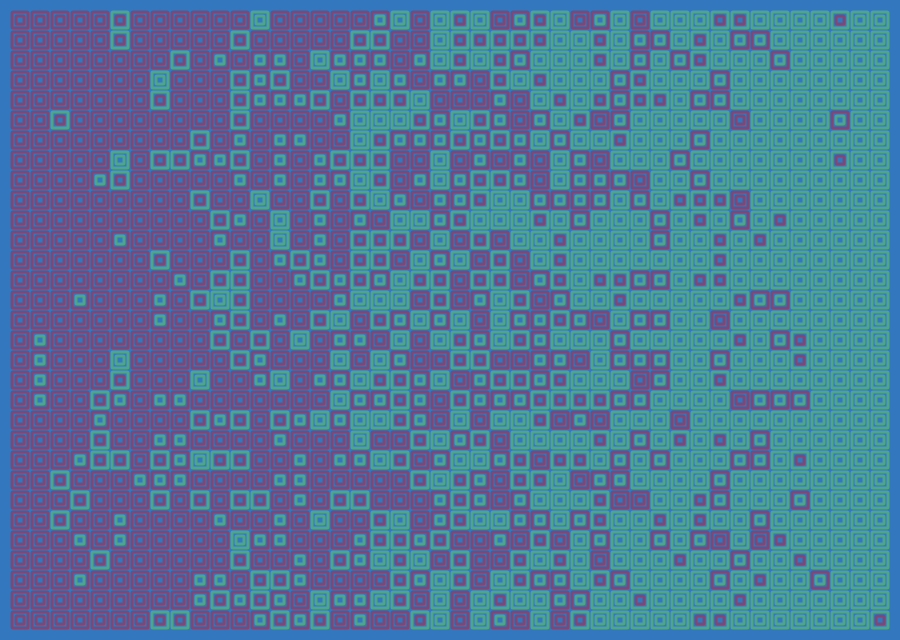
Frame 1 (no input)
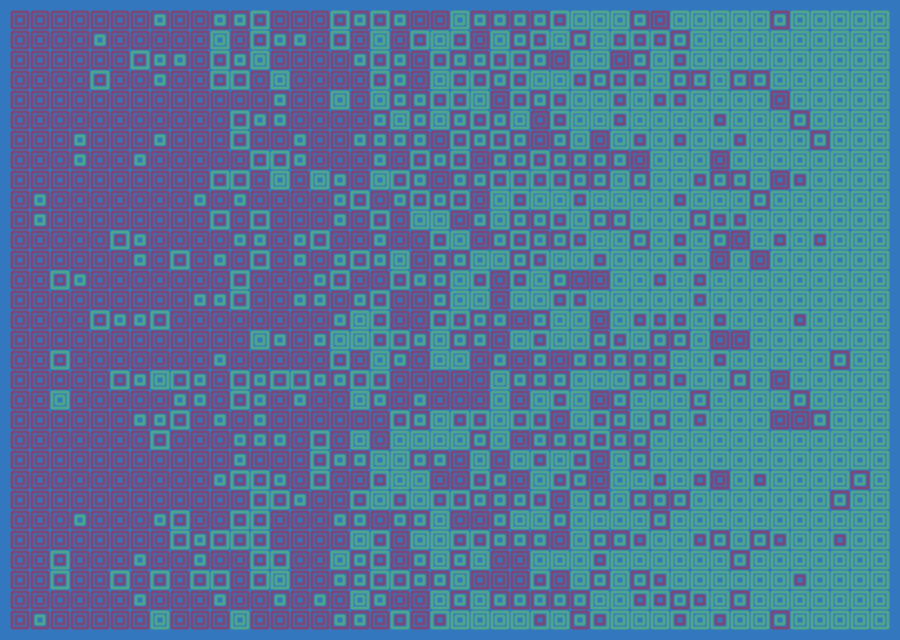
Frame 2 (the mouse pressed at the canvas centre, redrawn once)

The p5.js sketch that drew these frames (run headless with seeded random() and noise() and a simulated clock; the mouse was pressed at the canvas centre and the sketch redrawn once):

// p5.js sketch
// ── sketch.js
//I chose to emulate Georg Nees "Art Ex Machina". https://dam.org/museum/artists_ui/artists/nees-georg/
//I already posted a link to it on discord, but this is the link I used for eyedropping the colors since it was
//better quality.
//I didn't to draw each square exactly as it had been drawn in the original composition. I decided a better 
//emulation would be to used randomness to get the same number of different colored squares in each column. The
//result is a very close emulation, but there is randomness so it looks different with every refresh. I think it 
//looks really good and is a pretty good emulation of the original piece.

function setup() {
  // create the canvas
  createCanvas(900, 640);

  // disable animation
  noLoop();
}

function draw() {

  //Change the background color to match the original piece.
  background("#3378bf");
 
  //Change the rectMode to centered so it's easier to put a square within another square.
  rectMode(CENTER);

  //An initial translate to create a border
  translate(20,20);

  //Change to no fill and make the stroke weight larger
  noFill();
  strokeWeight(3);

  //Create a grid that is 44 wide and 31 tall.
  for(let x = 0; x < 44; x++){
     for(let y = 0; y < 31; y++){
        //Get the probability of the outside square being green given the column number.
        let prob = getProb(x, 1);
        //Set the color using the probability given above
        getColor(prob); 
        //Draw a 16x16 square
        square(x * 20, y * 20, 16, 1);

        //Get the probability of the inside square being green given the column number.
        let prob2 = getProb(x, 0);
        //Set the color using the probability found above
        getColor(prob2);
        //Draw an 8x8 square
        square(x * 20, y * 20, 8, 1);
    }
  
  }

}



//This returns the probability of the stroke color being the green color.
function getProb(x, o){
    //If we are talking about the inside square
    //I counted the number of smaller squares in a given column to determine the fractional probability of having
    //a green inside square for that row. (numberOfGreenSquares/total)
    if(o == 0){
        if (x == 0){
            return 0;
        }else if (x == 1){
            return 0.06;
        }else if (x == 2 || x == 4){
            return 0.03;
        }else if (x == 3 || x == 5){
            return 0.129;
        }else if (x == 6 || x == 7 || x == 8){
            return 0.19;
        }else if (x == 9){
            return 0.16;
        }else if (x == 10 || x == 15){
            return 0.29;
        }else if (x == 11 || x == 12){
            return 0.22;
        }else if (x == 13 || x == 19 || x == 20){
            return 0.45;
        }else if (x == 14){
            return 0.32;
        }else if (x == 16 || x == 22){
            return 0.387;
        }else if (x == 17 || x == 18){
            return 0.419;
        }else if (x == 21){
            return 0.61;
        }else if (x == 23 || x == 25 || x == 27){
            return 0.548;
        }else if (x == 24){
            return 0.58;
        }else if (x == 26){
            return 0.645;
        }else if (x == 28 || x == 30){
            return 0.774;
        }else if (x == 29 || x == 35){
            return 0.677;
        }else if (x == 31){
            return 0.709;
        }else if (x == 32 || x == 33){
            return 0.838;
        }else if (x == 34){
            return 0.74;
        }else if (x == 36 || x == 38){
            return 0.806;
        }else if (x == 37){
            return 0.87;
        }else if (x == 39 || x == 41){
            return 0.9;
        }else if (x == 40 || x == 42 || x == 43){
            return 0.967;
        }
    }
    //If we are talking about the outside square
    //I counted the number of larger squares in a given column to determine the fractional probability of having
    //a green outside square for that row. (numberOfGreenSquares/total)
    else{
        if (x == 0 || x == 1){
            return 0;
        }else if (x == 2 || x == 3 || x == 6){
            return 0.06;
        }else if (x == 4 || x == 5 || x == 14){
            return 0.09;
        }else if (x == 7 || x == 8){
            return 0.129;
        }else if (x == 9){
            return 0.16;
        }else if (x == 10){
            return 0.22;
        }else if (x == 11 || x == 12){
            return 0.32;
        }else if (x == 13 || x == 16){
            return 0.19;
        }else if (x == 15){
            return 0.258;
        }else if (x == 17 || x == 19){
            return 0.387;
        }else if (x == 18){
            return 0.48;
        }else if (x == 20){
            return 0.35;
        }else if (x == 21 || x == 24 || x == 25){
            return 0.45;
        }else if (x == 22 || x == 26){
            return 0.58;
        }else if (x == 23){
            return 0.419;
        }else if (x == 27){
            return 0.61;
        }else if (x == 28 || x == 30 || x == 37){
            return 0.709;
        }else if (x == 29){
            return 0.677;
        }else if (x == 31){
            return 0.645;
        }else if (x == 32 || x == 35){
            return 0.74;
        }else if (x == 33 || x == 36){
            return 0.774;
        }else if (x == 34 || x == 38 || x == 39){
            return 0.87;
        }else if (x == 40){
            return 0.935;
        }else if (x == 41){
            return 0.9;
        }else if (x == 42){
            return 0.967;
        }else{
            return 1;
        }

    }
   
}


//Use the probability of having a green color square to set the stroke color for the current square.
function getColor(prob){
   //Red color from original piece using an eyedropper
   let redColor = "#7b4979";
   //Green color from original piece using an eyedropper
   let greenColor = "#4ea48c";

   //Generate a random number from 0 to 1
   let r = random();

   //If the random number is between 0 and the given probability for a green square, set the stroke to green.
   //If there is a .3 probability, the random number has to be between 0 and .3 to draw a green sqauare.
   if (r < prob){
      stroke(greenColor);
   //If the random number is greater than the probability for a green square, set the stroke to red.
   }else{
      stroke(redColor);
   }
     
}
